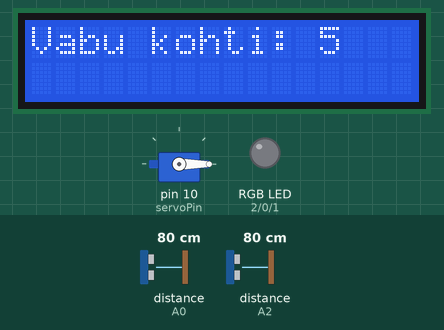
Recording of a sketch running on a simulated Arduino Uno, built with avr-gcc and run on an emulated ATmega328P. Shown: 16×2 character LCD, servo, an RGB LED mixed from three pins (HIGH = lit). Wiring (inferred from the names in the program): 2 × ultrasonic range finder: trigger A1, echo A0 / trigger A3, echo A2. The inputs (shaded band) are chosen by the test bench; at power-on: distance to the obstacle (sensors on A2, A0) 80 cm. The echo pulse lasts 58.3 µs per cm; pins used as bus, display or sensor lines are not drawn.

Above: at 3.2 s.
3.3 s: distance to the obstacle (sensor on A2) set to 23 cm
5.3 s: distance to the obstacle (sensor on A2) set to 18 cm
At 6.5 s:
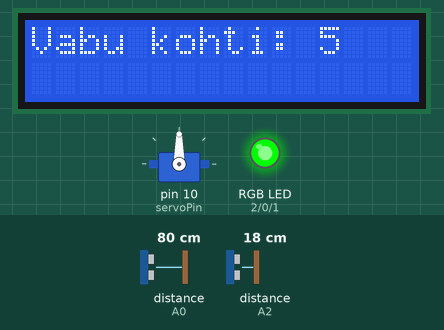
9.4 s: distance to the obstacle (sensor on A2) set to 35 cm
At 10.1 s:
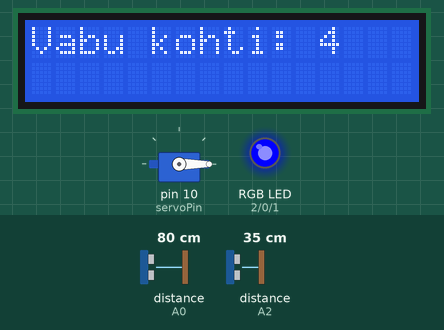
10.9 s: distance to the obstacle (sensor on A0) set to 2 cm
At 14.7 s:
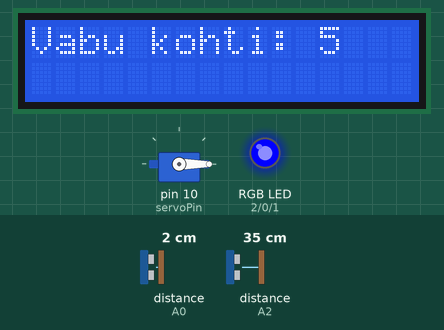
15.0 s: distance to the obstacle (sensor on A2) set to 2 cm
At 15.5 s:
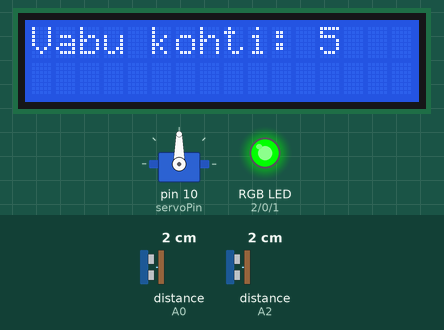
Timing chart, 0 to 19.6 s (numbered marks = the images above; inputs shaded):
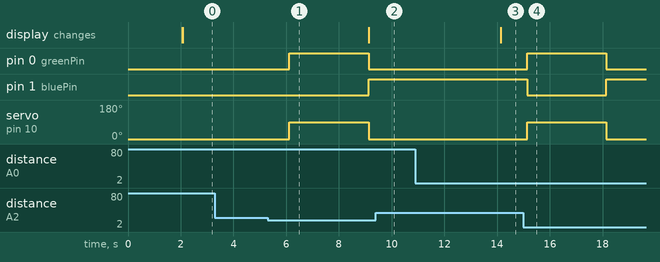

The sketch:

08_ParkingSystem.ino
```cpp
#include <Servo.h>
#include <LiquidCrystal.h>
// LCD ühendused (RS, E, D4, D5, D6, D7)
LiquidCrystal lcd(12, 11, 4, 5, 6, 7);
// Ultraheliandur 1 - SAABUMINE
const int trigPin1 = A3;
const int echoPin1 = A2;
// Ultraheliandur 2 - LAHKUMINE
const int trigPin2 = A1;
const int echoPin2 = A0;
// RGB LED
const int redPin = 2;
const int greenPin = 0;
const int bluePin = 1;
// Servo
Servo barrierServo;
const int servoPin = 10;
// Parkimiskohtade arvestus
const int maxSpots = 5;
int occupiedSpots = 0;
// Kauguse lävi (cm)
const int detectDistance = 20;
void setup() {
  lcd.begin(16, 2);
  lcd.print("Systeem kaivitub");
  // Ultraheli pinid
  pinMode(trigPin1, OUTPUT);
  pinMode(echoPin1, INPUT);
  pinMode(trigPin2, OUTPUT);
  pinMode(echoPin2, INPUT);
  // RGB LED
  pinMode(redPin, OUTPUT);
  pinMode(greenPin, OUTPUT);
  pinMode(bluePin, OUTPUT);
  // Servo
  barrierServo.attach(servoPin);
  barrierServo.write(0); // Tõkkepuu suletud
  delay(2000);
  lcd.clear();
}
void loop() {
  long distance1 = getDistance(trigPin1, echoPin1);
  long distance2 = getDistance(trigPin2, echoPin2);
  // SAABUMINE
  if (distance1 < detectDistance) {
    if (occupiedSpots < maxSpots) {
      openBarrier();
      occupiedSpots++;
      delay(3000); // aeg autol sisenemiseks
      closeBarrier();
    } else {
      displayFull();
    }
  }
  // LAHKUMINE
   if (distance2 < detectDistance && occupiedSpots > 0) {
    occupiedSpots--;
    delay(3000); // aeg autol väljumiseks
  }
  displayStatus();
  delay(1000);
}
// --- Funktsioonid ---
long getDistance(int trigPin, int echoPin) {
  digitalWrite(trigPin, LOW);
  delayMicroseconds(2);
  digitalWrite(trigPin, HIGH);
  delayMicroseconds(10);
  digitalWrite(trigPin, LOW);
  long duration = pulseIn(echoPin, HIGH);
  return duration * 0.034 / 2;
}
void openBarrier() {
  barrierServo.write(90); // üles
  setRGB(0, 255, 0);       // roheline
}
void closeBarrier() {
  barrierServo.write(0);  // alla
  setRGB(0, 0, 255);       // sinine
}
void setRGB(int r, int g, int b) {
  analogWrite(redPin, r);
  analogWrite(greenPin, g);
  analogWrite(bluePin, b);
}
void displayStatus() {
  lcd.clear();
  lcd.setCursor(0, 0);
  lcd.print("Vabu kohti: ");
  lcd.print(maxSpots - occupiedSpots);
  if (occupiedSpots == maxSpots) {
    setRGB(255, 0, 0); // punane - täis
  }
}
void displayFull() {
  lcd.clear();
  lcd.setCursor(0, 0);
  lcd.print("Parkla on tais!");
  setRGB(255, 0, 0);
  delay(3000);
}
```

Measured:
- the behaviour switches between 21 and 20 cm on distance to the obstacle (sensor on A2) (found by bisection; images 0 and 1)
- after the input at 3.3 s, every drawn part: stays the same
- after the input at 5.3 s, pin 0 (greenPin): LOW → HIGH after 0.82 s, → LOW 3.0 s later; pin 1 (bluePin): LOW → HIGH after 3.8 s; servo on pin 10 (servoPin): 0° → 90° after 0.82 s, → 0° 3.0 s later
- after the input at 9.4 s, pin 0 (greenPin): stays LOW (without the input it goes to HIGH after 0.74 s); pin 1 (bluePin): stays HIGH (without the input it goes to LOW after 0.74 s); servo on pin 10 (servoPin): stays 0° (without the input it goes to 90° after 0.74 s)
- after the input at 10.9 s, the display: changes after 3.2 s (image 3)
- after the input at 15.0 s, pin 0 (greenPin): LOW → HIGH after 0.15 s, → LOW 3.0 s later; pin 1 (bluePin): HIGH → LOW after 0.15 s, → HIGH 3.0 s later; servo on pin 10 (servoPin): 0° → 90° after 0.15 s, → 0° 3.0 s later
